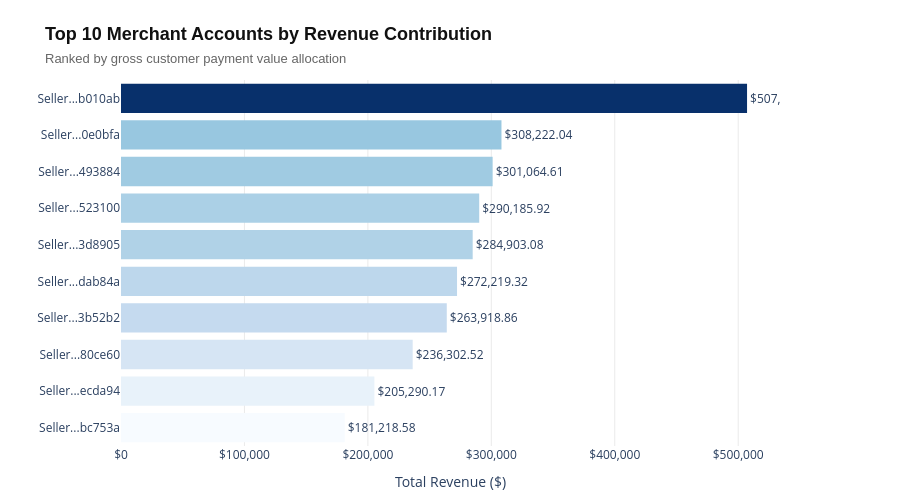

Write notebook code for a chart like this one.
### Code cell
import pandas as pd
import plotly.graph_objects as go

# ------------------------------------------------------------------
# 1. DATA PREPARATION & UX PROCESSING
# ------------------------------------------------------------------
# Get the top 10 rows (assuming your df contains 'seller_id' and 'total_revenue')
plot_df = df.head(10).copy()

# UX FIX: Truncate long seller ID hashes so they don't crowd the Y-axis
plot_df['display_id'] = plot_df['seller_id'].apply(
    lambda x: f"Seller...{str(x)[-6:]}" if len(str(x)) > 10 else str(x)
)

# UX FIX: Sort ascending so the #1 top earner displays at the top of a horizontal chart
plot_df = plot_df.sort_values(by='total_revenue', ascending=True)

# ------------------------------------------------------------------
# 2. INTERACTIVE GRAPHIC CONSTRUCTION
# ------------------------------------------------------------------
fig = go.Figure()

fig.add_trace(go.Bar(
    y=plot_df['display_id'],
    x=plot_df['total_revenue'],
    orientation='h',
    # Apply a smooth premium color gradient linked to the revenue value
    marker=dict(
        color=plot_df['total_revenue'],
        colorscale='Blues',
        line=dict(color='rgba(0,0,0,0)', width=0) # Clean edges without black borders
    ),
    # Add native currency formatting directly to the data labels
    text=plot_df['total_revenue'].apply(lambda x: f"${x:,.2f} "),
    textposition='outside',
    # Map the raw, un-truncated seller_id to custom data for the hover card
    customdata=plot_df['seller_id'],
    hovertemplate="<b>Full ID:</b> %{customdata}<br><b>Realized Revenue:</b> %{x:$,.2f}<extra></extra>"
))

# ------------------------------------------------------------------
# 3. MINIMALIST DESIGN SYSTEM & LAYOUT
# ------------------------------------------------------------------
fig.update_layout(
    title=dict(
        text="<b>Top 10 Merchant Accounts by Revenue Contribution</b><br><span style='font-size:13px; color:#666;'>Ranked by gross customer payment value allocation</span>",
        font=dict(family="Arial, sans-serif", size=18, color="#111111")
    ),
    xaxis=dict(
        title="Total Revenue ($)",
        showgrid=True,
        gridcolor='#EAEAEA', # Subdued gridlines
        zeroline=False,
        tickformat="$,.0f" # Formats axis labels as currency
    ),
    yaxis=dict(
        title="",
        showgrid=False # Hides vertical gridlines for a cleaner look
    ),
    plot_bgcolor='white',  # Clean corporate canvas
    paper_bgcolor='white',
    margin=dict(l=120, r=120, t=80, b=50), # Safe margins for data labels
    height=500
)

# Render the interactive plot
fig.show()

### Figure 1 — Plotly figure (JSON) as saved in the notebook; plotly's stock layout.template omitted (floating-point values rounded to 4 significant figures)
{"data": [{"customdata": ["7e93a43ef30c4f03f38b393420bc753a", "fa1c13f2614d7b5c4749cbc52fecda94", "955fee9216a65b617aa5c0531780ce60", "4869f7a5dfa277a7dca6462dcf3b52b2", "da8622b14eb17ae2831f4ac5b9dab84a", "53243585a1d6dc2643021fd1853d8905", "1f50f920176fa81dab994f9023523100", "4a3ca9315b744ce9f8e9374361493884", "1025f0e2d44d7041d6cf58b6550e0bfa", "7c67e1448b00f6e969d365cea6b010ab"], "hovertemplate": "<b>Full ID:</b> %{customdata}<br><b>Realized Revenue:</b> %{x:$,.2f}<extra></extra>", "marker": {"color": [181200.0, 205300.0, 236300.0, 263900.0, 272200.0, 284900.0, 290200.0, 301100.0, 308200.0, 507200.0], "colorscale": [[0, "rgb(247,251,255)"], [0.125, "rgb(222,235,247)"], [0.25, "rgb(198,219,239)"], [0.375, "rgb(158,202,225)"], [0.5, "rgb(107,174,214)"], [0.625, "rgb(66,146,198)"], [0.75, "rgb(33,113,181)"], [0.875, "rgb(8,81,156)"], [1, "rgb(8,48,107)"]], "line": {"color": "rgba(0,0,0,0)", "width": 0}}, "orientation": "h", "text": ["$181,218.58 ", "$205,290.17 ", "$236,302.52 ", "$263,918.86 ", "$272,219.32 ", "$284,903.08 ", "$290,185.92 ", "$301,064.61 ", "$308,222.04 ", "$507,166.91 "], "textposition": "outside", "type": "bar", "x": [181200.0, 205300.0, 236300.0, 263900.0, 272200.0, 284900.0, 290200.0, 301100.0, 308200.0, 507200.0], "y": ["Seller...bc753a", "Seller...ecda94", "Seller...80ce60", "Seller...3b52b2", "Seller...dab84a", "Seller...3d8905", "Seller...523100", "Seller...493884", "Seller...0e0bfa", "Seller...b010ab"]}], "layout": {"height": 500, "margin": {"b": 50, "l": 120, "r": 120, "t": 80}, "paper_bgcolor": "white", "plot_bgcolor": "white", "title": {"font": {"color": "#111111", "family": "Arial, sans-serif", "size": 18}, "text": "<b>Top 10 Merchant Accounts by Revenue Contribution</b><br><span style='font-size:13px; color:#666;'>Ranked by gross customer payment value allocation</span>"}, "xaxis": {"gridcolor": "#EAEAEA", "showgrid": true, "tickformat": "$,.0f", "title": {"text": "Total Revenue ($)"}, "zeroline": false}, "yaxis": {"showgrid": false, "title": {"text": ""}}}}
